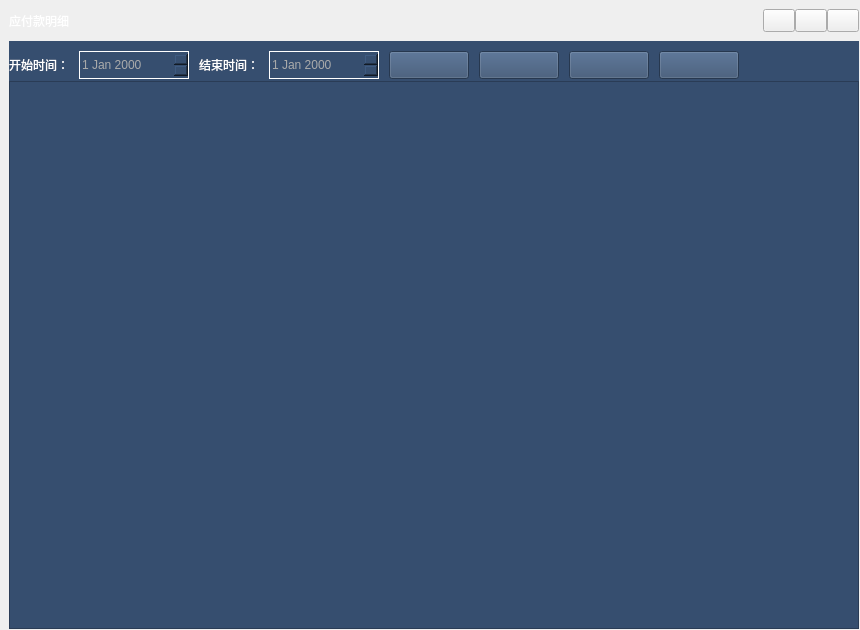
<?xml version="1.0" encoding="UTF-8"?>
<ui version="4.0">
 <class>nopayManager</class>
 <widget class="QWidget" name="nopayManager">
  <property name="geometry">
   <rect>
    <x>0</x>
    <y>0</y>
    <width>860</width>
    <height>630</height>
   </rect>
  </property>
  <property name="minimumSize">
   <size>
    <width>860</width>
    <height>630</height>
   </size>
  </property>
  <property name="windowTitle">
   <string>应付款明细</string>
  </property>
  <property name="windowIcon">
   <iconset>
    <normaloff>Resources/test.png</normaloff>Resources/test.png</iconset>
  </property>
  <layout class="QVBoxLayout" name="verticalLayout">
   <property name="spacing">
    <number>0</number>
   </property>
   <property name="leftMargin">
    <number>9</number>
   </property>
   <property name="topMargin">
    <number>1</number>
   </property>
   <property name="rightMargin">
    <number>1</number>
   </property>
   <property name="bottomMargin">
    <number>1</number>
   </property>
   <item>
    <widget class="QWidget" name="child_widget_title" native="true">
     <property name="minimumSize">
      <size>
       <width>0</width>
       <height>40</height>
      </size>
     </property>
     <property name="styleSheet">
      <string notr="true"/>
     </property>
     <layout class="QHBoxLayout" name="horizontalLayout">
      <property name="spacing">
       <number>0</number>
      </property>
      <property name="leftMargin">
       <number>0</number>
      </property>
      <property name="topMargin">
       <number>0</number>
      </property>
      <property name="rightMargin">
       <number>0</number>
      </property>
      <property name="bottomMargin">
       <number>0</number>
      </property>
      <item>
       <widget class="QLabel" name="label">
        <property name="minimumSize">
         <size>
          <width>120</width>
          <height>0</height>
         </size>
        </property>
        <property name="styleSheet">
         <string notr="true">color: rgb(255, 255, 255);
font: 75 12pt &quot;微软雅黑&quot;;</string>
        </property>
        <property name="text">
         <string>应付款明细</string>
        </property>
       </widget>
      </item>
      <item>
       <spacer name="horizontalSpacer_2">
        <property name="orientation">
         <enum>Qt::Horizontal</enum>
        </property>
        <property name="sizeHint" stdset="0">
         <size>
          <width>730</width>
          <height>20</height>
         </size>
        </property>
       </spacer>
      </item>
      <item>
       <widget class="QPushButton" name="min_btn">
        <property name="minimumSize">
         <size>
          <width>32</width>
          <height>23</height>
         </size>
        </property>
        <property name="text">
         <string/>
        </property>
       </widget>
      </item>
      <item>
       <widget class="QPushButton" name="max_restore_btn">
        <property name="minimumSize">
         <size>
          <width>32</width>
          <height>23</height>
         </size>
        </property>
        <property name="text">
         <string/>
        </property>
       </widget>
      </item>
      <item>
       <widget class="QPushButton" name="close_btn">
        <property name="minimumSize">
         <size>
          <width>32</width>
          <height>23</height>
         </size>
        </property>
        <property name="text">
         <string/>
        </property>
       </widget>
      </item>
     </layout>
    </widget>
   </item>
   <item>
    <widget class="QWidget" name="widget_9" native="true">
     <property name="minimumSize">
      <size>
       <width>0</width>
       <height>40</height>
      </size>
     </property>
     <property name="maximumSize">
      <size>
       <width>16777215</width>
       <height>40</height>
      </size>
     </property>
     <property name="styleSheet">
      <string notr="true">background-color: rgb(54, 78, 111);</string>
     </property>
     <widget class="QDateEdit" name="nopay_enddateEdit">
      <property name="geometry">
       <rect>
        <x>260</x>
        <y>10</y>
        <width>110</width>
        <height>28</height>
       </rect>
      </property>
      <property name="styleSheet">
       <string notr="true">color: rgb(171, 171, 171);
border-color: rgb(255, 255, 255);
border-style: solid;
border-width: 1px;</string>
      </property>
     </widget>
     <widget class="QLabel" name="label_8">
      <property name="geometry">
       <rect>
        <x>0</x>
        <y>10</y>
        <width>65</width>
        <height>28</height>
       </rect>
      </property>
      <property name="styleSheet">
       <string notr="true">color: rgb(255, 255, 255);</string>
      </property>
      <property name="text">
       <string>开始时间：</string>
      </property>
     </widget>
     <widget class="QPushButton" name="nopay_search_btn">
      <property name="geometry">
       <rect>
        <x>380</x>
        <y>10</y>
        <width>80</width>
        <height>28</height>
       </rect>
      </property>
      <property name="text">
       <string/>
      </property>
     </widget>
     <widget class="QPushButton" name="nopay_add_btn">
      <property name="geometry">
       <rect>
        <x>470</x>
        <y>10</y>
        <width>80</width>
        <height>28</height>
       </rect>
      </property>
      <property name="text">
       <string/>
      </property>
     </widget>
     <widget class="QPushButton" name="nopay_export_btn">
      <property name="geometry">
       <rect>
        <x>650</x>
        <y>10</y>
        <width>80</width>
        <height>28</height>
       </rect>
      </property>
      <property name="text">
       <string/>
      </property>
     </widget>
     <widget class="QDateEdit" name="nopay_startdateEdit">
      <property name="geometry">
       <rect>
        <x>70</x>
        <y>10</y>
        <width>110</width>
        <height>28</height>
       </rect>
      </property>
      <property name="styleSheet">
       <string notr="true">color: rgb(171, 171, 171);
border-color: rgb(255, 255, 255);
border-style: solid;
border-width: 1px;</string>
      </property>
     </widget>
     <widget class="QLabel" name="label_9">
      <property name="geometry">
       <rect>
        <x>190</x>
        <y>10</y>
        <width>65</width>
        <height>28</height>
       </rect>
      </property>
      <property name="styleSheet">
       <string notr="true">color: rgb(255, 255, 255);</string>
      </property>
      <property name="text">
       <string>结束时间：</string>
      </property>
     </widget>
     <widget class="QPushButton" name="nopay_del_btn">
      <property name="geometry">
       <rect>
        <x>560</x>
        <y>10</y>
        <width>80</width>
        <height>28</height>
       </rect>
      </property>
      <property name="text">
       <string/>
      </property>
     </widget>
    </widget>
   </item>
   <item>
    <widget class="QTableView" name="nopay_tableView">
     <property name="styleSheet">
      <string notr="true">background-color: rgb(54, 78, 111);</string>
     </property>
    </widget>
   </item>
  </layout>
 </widget>
 <resources/>
 <connections/>
</ui>
